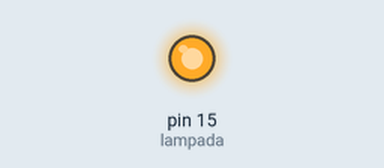
This sketch was run on a simulated Arduino Uno, built with avr-gcc and run on an emulated ATmega328P. On the bench: output pins drawn as LEDs (lit = HIGH).

Above: at 1.5 s.
At 4.5 s:
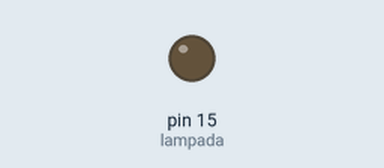
Timing chart, 0 to 7.8 s (numbered marks = the images above):
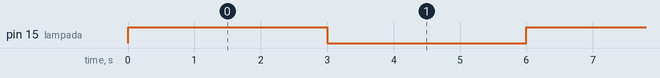

The sketch:

Activity_03.ino
```cpp
int lampada = 15;

void setup() {
  pinMode(lampada, OUTPUT);
}

void loop() {
    digitalWrite(lampada, HIGH);
    delay(3000);
    digitalWrite(lampada, LOW);
    delay(3000);
}
```

Measured:
- by itself, pin 15 (lampada): alternates HIGH for 3.0 s and LOW for 3.0 s
